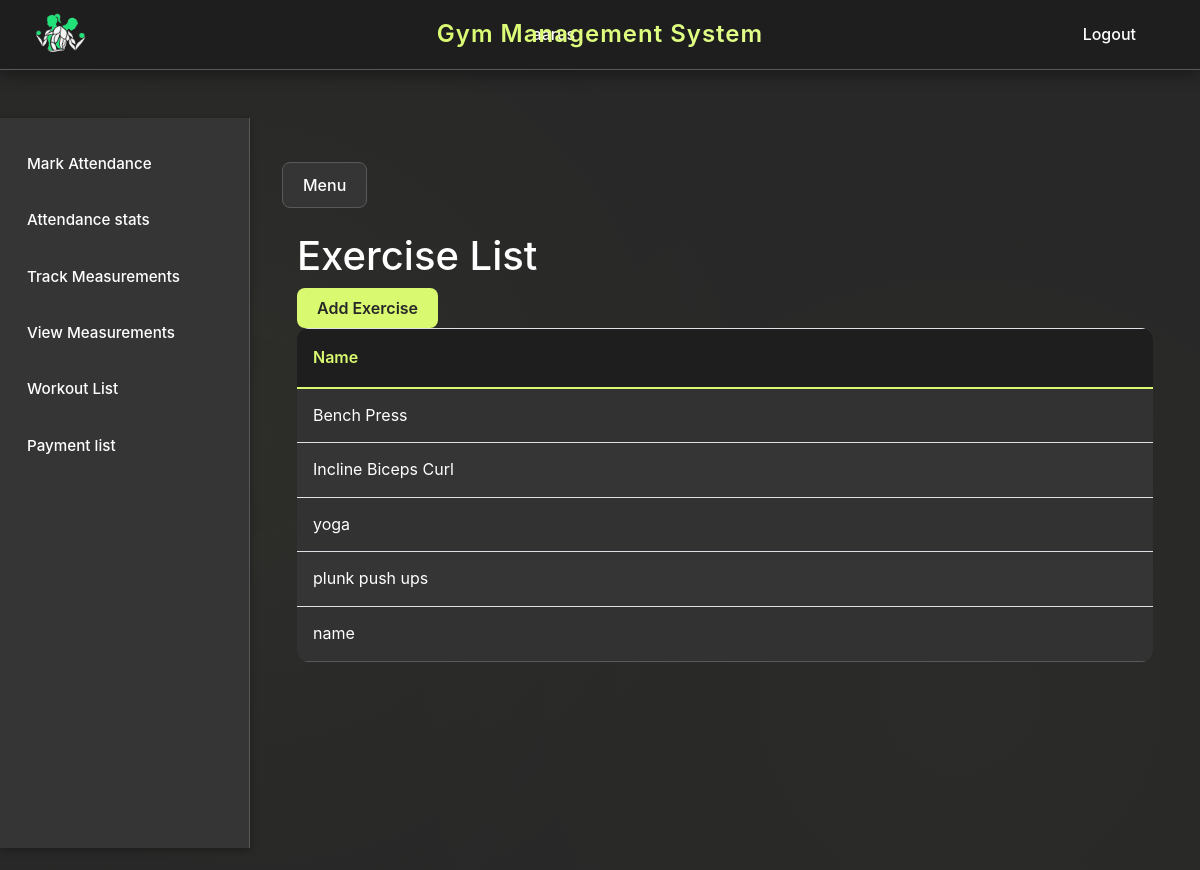
The app's page /exercise_list/ (signed in) with its own data.
### workout_setup/models.py (models this page shows, shortened)
class Exercise(models.Model):
    name = models.CharField(max_length=100)

### workout_setup/views.py (the view)
# urls.py: path('exercise_list/', views.exercise_list, name='exercise_list'),
def exercise_list(request):
    exercises = Exercise.objects.all()
    return render(request, 'workout/exercise_list.html', {'exercises': exercises})

### main/templates/workout/exercise_list.html
{% extends "base.html" %} {% block content %}
<div class="container">
    <h1>Exercise List</h1>
    <a href="{% url 'exercise_create' %}" class="btn btn-primary">Add Exercise</a>
    <table class="table table-striped">
        <thead>
        <tr>
            <th>Name</th>
        </tr>
        </thead>
        <tbody>
        {% for exercise in exercises %}
        <tr>
            <td>{{ exercise.name }}</td>
        </tr>
        {% endfor %}
        </tbody>
    </table>
</div>
{% endblock %}

### main/templates/base.html (shortened to what this page needs)
<!doctype html>
<html>
  <head>
    <link
      href="https://stackpath.bootstrapcdn.com/bootstrap/4.5.2/css/bootstrap.min.css"
      rel="stylesheet"
    />
    {% load static %}
    <link rel="stylesheet" type="text/css" href="{% static 'css/main.css' %}" />
    <link rel="stylesheet" type="text/css" href="{% static 'css/base.css' %}" />
  </head>
  <body>
    <div class="header">
      <a href="{% url 'home' %}">
        <img
          src="{% static 'images/gms_logo.png' %}"
          alt="Logo"
          href="{% url 'register' %}"
        />
      </a>
      <div class="center">Gym Management System</div>
      <div class="text-white mr-5">{{user.username}}</div>
      <a href="{% url 'logout' %}" class="text-white">Logout</a>
    </div>
    <div class="sidebar mt-5" id="sidebar" style="z-index: 999">
       {% if not user.is_staff %}
      <a href="{% url 'mark_attendance' %}">Mark Attendance</a>
      <a href="{% url 'attendance_stats' %}">Attendance stats</a>
      <a href="{% url 'add_measurement' %}">Track Measurements</a>
      <a href="{% url 'measurement_list' %}">View Measurements</a>
      <a href="{% url 'workout_plan_list' %}">Workout List</a>
      <a href="{% url 'payment_list' %}">Payment list</a>
      {% endif %}
    </div>
    <div class="content" id="content">
      <button
        class="btn btn-secondary"
        id="sidebarCollapse"
        style="margin-top: 60px"
      >
        Menu
      </button>
      {% block content %} {% endblock %}
    </div>
  </body>
</html>

### main/static/css/main.css (style rules this page uses)
.header { height: 60px; background-color: #343a40; color: #ffffff; text-align: center; position: fixed; width: 100%; top: 0; z-index: 1000; display: flex; align-items: center; justify-content: space-between; padding: 0 15px; }
.header img { height: 50px; }
.header .center { flex-grow: 1; text-align: center; }
.content { padding: 20px; }
.sidebar { height: 100%; width: 250px; position: fixed; top: 0; left: -250px; background-color: #343a40; padding-top: 20px; transition: all 0.3s ease; }
.sidebar a { padding: 15px 8px 15px 16px; text-decoration: none; font-size: 18px; color: #ffffff; display: block; }
.content { margin-left: 0; padding: 20px; transition: margin-left 0.3s ease; }

### records on screen
Exercise: name "Bench Press"
Exercise: name "Incline Biceps Curl"
Exercise: name "yoga"
Exercise: name "plunk push ups"
Exercise: name "name"

### other values on screen
{{ user.username }} "aarus"
